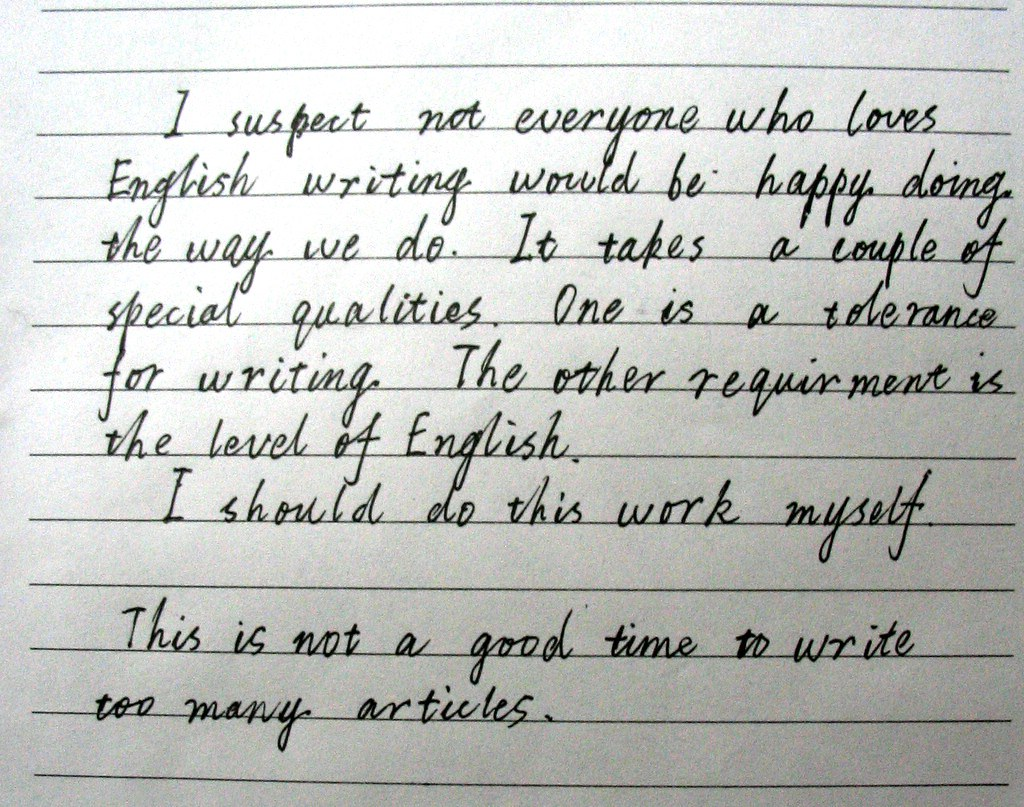
#> input picture image/data2.jpg, 1024 x 807 px
$ python preprocessing.py
#> lines starting #> are read from the running program, lines starting #| are printed output that depends on the picture; after the words box and inside, x2 and y2 are one past the last pixel; in counts of white or black regions, pixels touching at a corner belong together
import os
import shutil
import cv2
import numpy as np
from pdf2image import convert_from_path

POPPLER_PATH = r"C:\Users\anushka\Downloads\Release-24.08.0-0\poppler-24.08.0\Library\bin"

os.makedirs("uploaded", exist_ok=True)
os.makedirs("processed", exist_ok=True)

file_path = input("Enter the full path of the PDF or image file (must be upright): ").strip()
#> the answer given: image/data2.jpg
#> further down, img is the input picture: shape (807, 1024, 3); mean B, G, R 189.6, 193.3, 191.4

if not os.path.exists(file_path):
    print(f"File not found: {file_path}")
    exit()

uploaded_path = os.path.join("uploaded", os.path.basename(file_path))
shutil.copy(file_path, uploaded_path)
print(f"File copied: {uploaded_path}")

image_exts = ('.png', '.jpg', '.jpeg')
pdf_exts = ('.pdf',)

#preprocessing
def preprocess_image(img):
    #grayscale
    gray = cv2.cvtColor(img, cv2.COLOR_BGR2GRAY)

    #Denoise
    denoised = cv2.medianBlur(gray, 3)

    #Adaptive Threshold
    binary = cv2.adaptiveThreshold(
        denoised, 255, cv2.ADAPTIVE_THRESH_GAUSSIAN_C,
        cv2.THRESH_BINARY, 35, 15
    )
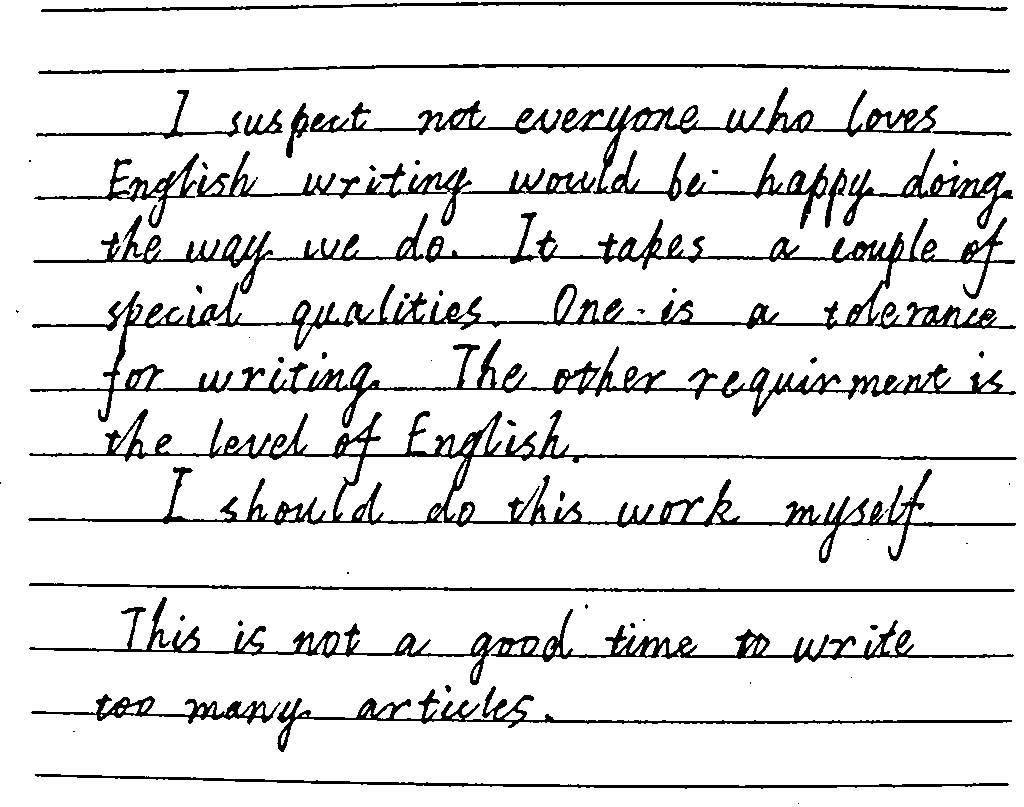
#> binary: shape (807, 1024); 89.3% white; 64 black regions (18 under 20 px), largest, box (x1, y1, x2, y2) and area: (28, 409, 1017, 563) 15522, (30, 217, 1015, 422) 13681, (29, 597, 1014, 685) 8176

    #Morphological opening
    kernel = np.ones((2, 2), np.uint8)
    clean = cv2.morphologyEx(binary, cv2.MORPH_OPEN, kernel)
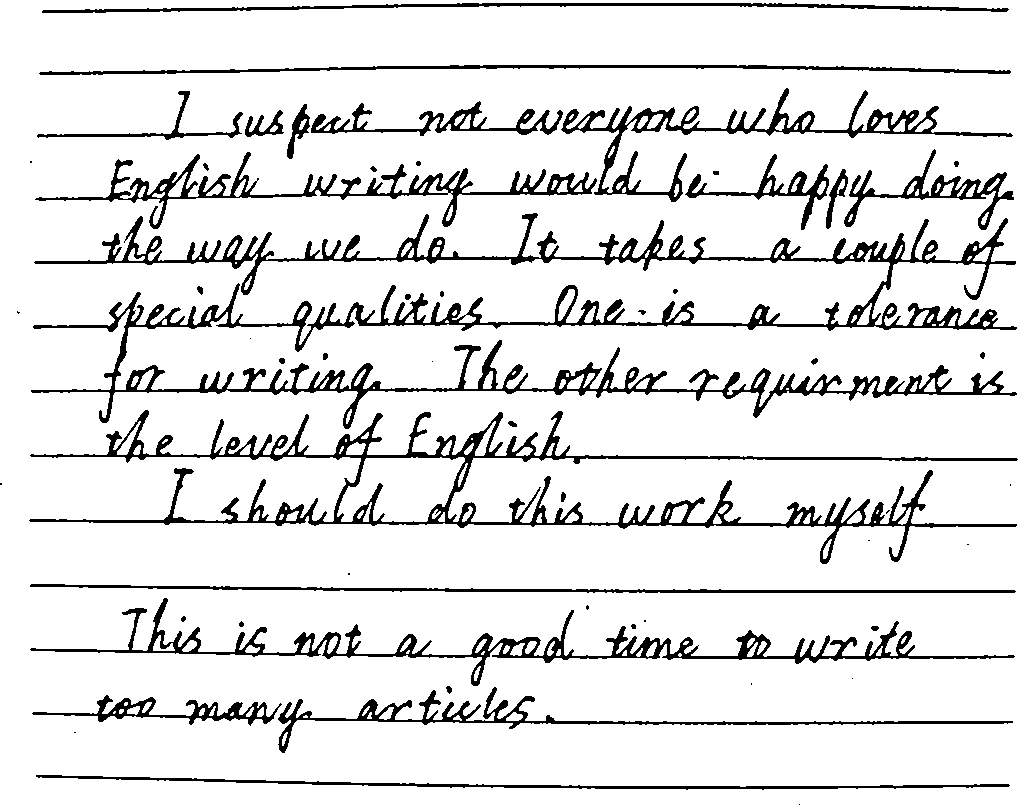
#> clean: shape (807, 1024); 89.3% white; 55 black regions (17 under 20 px)

    #contour filtering
    contours, _ = cv2.findContours(clean, cv2.RETR_EXTERNAL, cv2.CHAIN_APPROX_SIMPLE)
#> contours = 1 contour; box (x1, y1, x2, y2) and area: (0, 0, 1024, 807) 824533
    for cnt in contours:
        area = cv2.contourArea(cnt)
        if 1 < area < 15:
            cv2.drawContours(clean, [cnt], -1, (255, 255, 255), -1)
#> this loop made 1 pass
#> area on pass 1: 824533

    #sharpening
    sharpen_kernel = np.array([[0, -1, 0],
                               [-1, 5, -1],
                               [0, -1, 0]])
    final = cv2.filter2D(clean, -1, sharpen_kernel)

    return final


#File Handling
#PDF
if file_path.lower().endswith(pdf_exts):
    print("PDF detected. Converting pages to images...")
    pages = convert_from_path(file_path, dpi=300, poppler_path=POPPLER_PATH)
    for i, page in enumerate(pages):
        page_path = os.path.join("processed", f"page_{i+1}.png")
        page.save(page_path, 'PNG')

        img = cv2.imread(page_path)
        processed_img = preprocess_image(img)

        processed_path = os.path.join("processed", f"page_{i+1}_processed.png")
        cv2.imwrite(processed_path, processed_img)
        print(f"Saved: {processed_path}")

#Img
elif file_path.lower().endswith(image_exts):
    print("Image detected. Processing...")
    img = cv2.imread(file_path)
    processed_img = preprocess_image(img)

    processed_path = os.path.join(
        "processed", f"{os.path.splitext(os.path.basename(file_path))[0]}_processed.png")
    cv2.imwrite(processed_path, processed_img)
    print(f"Saved: {processed_path}")

else:
    print("Unsupported file format. Please upload PDF, PNG, JPG, or JPEG.")
